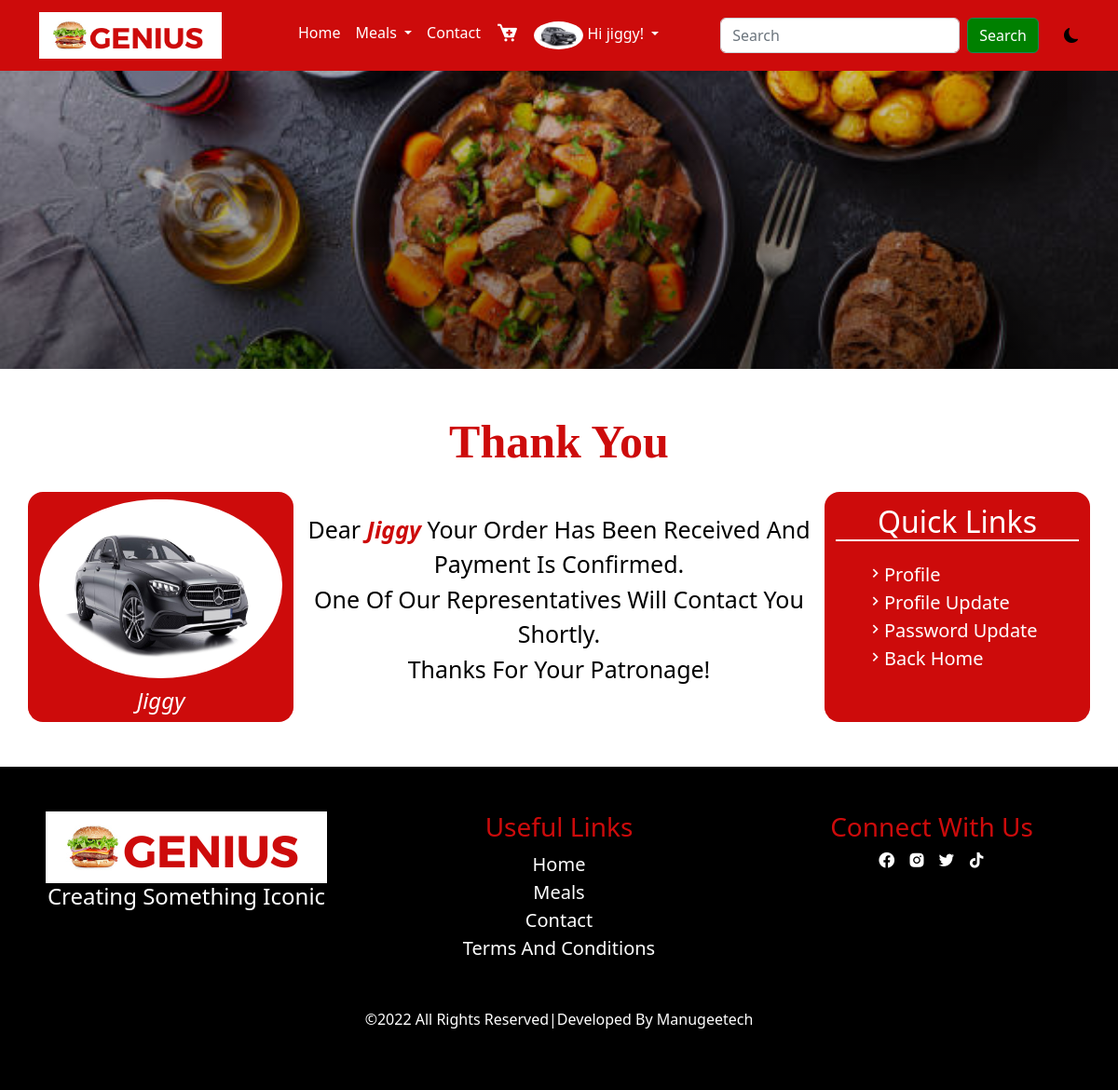
/callback (signed in), run on the app's committed database.
### main/models.py (models this page shows, shortened)
class AppInfo(models.Model):
    title = models.CharField(max_length=50)
    logo = models.ImageField(upload_to='logo')
    carousel1 = models.ImageField(upload_to='carousel')
    carousel2 = models.ImageField(upload_to='carousel')
    carousel3 = models.ImageField(upload_to='carousel')
    banner = models.ImageField(upload_to='banner')
    copyright = models.IntegerField()

class Customer(models.Model):
    user = models.OneToOneField(User, on_delete=models.CASCADE)
    first_name = models.CharField(max_length=50)
    last_name = models.CharField(max_length=50)
    email = models.EmailField(max_length=100)
    address = models.CharField(max_length=200)
    phone = models.CharField(max_length=50)
    pix = models.ImageField(upload_to='customer', default='customer/avatar.png', blank=True, null=True)

### main/views.py (the view)
# urls.py: path('callback', views.callback, name='callback'),
def callback(request):
    userprof = Customer.objects.get(user__username = request.user.username)
    cart = Cart.objects.filter(user__username = request.user.username, paid = False)
    for item in cart:
        item.paid = True
        item.save()
        food = Food.objects.get(pk=item.food.id)
    context = {
        'userprof':userprof,
        'cart':cart,
    }
    return render(request, 'callback.html', context)

### main/context_processor.py (called while the page is built)
def appdetail(request):
    info = AppInfo.objects.get(pk=1)
    meal = Category.objects.all()
    context = {
        'info':info,
        'meal':meal
    }
    return context

### main/templates/callback.html
{% extends 'base.html' %}
{% load humanize %}
{% block header %} {% include 'header.html' %} {% endblock header %}
{% block banner %} {% include 'banner.html' %} {% endblock banner %}
{% block content %}
<div class="container mt-5 mb-5">
    <h1 class="title text-center mb-4">thank you</h1>
    <div class="row">
      <div class="col-12 col-md-3 pavat">
        <img src="{{userprof.pix.url}}" alt="">
        <h4>{{userprof.user}}</h4>
      </div>
      <div class="col-12 col-md-6 call">
        <p>dear <span>{{userprof.user}}</span> your order has been received and payment is confirmed. <br>
        one of our representatives will contact you shortly. <br>thanks for your patronage! </p>
      </div>
      <div class="col-12 col-md-3 qlink">
        <h2>quick links</h2>
        <ul>
            <li><a href="{% url 'profile' %}"><i class='bx bx-chevron-right'></i>profile</a></li>
            <li><a href="{% url 'profile_update' %}"><i class='bx bx-chevron-right'></i>profile update</a></li>
            <li><a href="{% url 'password_update' %}"><i class='bx bx-chevron-right'></i>password update</a></li>
            <li><a href="{% url 'home' %}"><i class='bx bx-chevron-right'></i>back home</a></li>
        </ul>
      </div>
    </div>
   </div>
{% endblock content %}
{% block footer %} {% include 'footer.html' %} {% endblock footer %}

### main/templates/header.html (shortened to what this page needs)
{% load static %}
<nav class="navbar navbar-expand-lg sticky-top">
    <div class="container">
      <a class="navbar-brand" href="#"><img src="{{info.logo.url}}" alt="" style="height: 50px;"></a>
      <div class="collapse navbar-collapse" id="navbarSupportedContent">
        <ul class="navbar-nav mx-auto mb-2 mb-lg-0">
          {% if user.is_authenticated %}
          <li class="nav-item">
            <a class="nav-link" aria-current="page" href="{% url 'home' %}">Home</a>
          </li>
          <li class="nav-item dropdown">
            <a class="nav-link dropdown-toggle" href="#" role="button" data-bs-toggle="dropdown" aria-expanded="false">
              Meals
            </a>
          </li>
          <li class="nav-item">
            <a class="nav-link" href="#contact">Contact</a>
          </li>
          <li class="nav-item">
            <a class="nav-link" href="{% url 'cart' %}"><i class='bx bxs-cart-add'></i></a>
          </li>
          <li class="nav-item dropdown">
            <a class="nav-link dropdown-toggle" href="#" role="button" data-bs-toggle="dropdown" aria-expanded="false">
             {% if user.customer %}
             <img src="{{user.customer.pix.url}}" alt="">
             {% endif %}
             {% if request.user %}
              <span>Hi {{user.username}}!</span>
             {% endif %}
            </a>
          </li>
          {% endif %}
        </ul>
        <form action="{% url 'search' %}" method="POST" class="d-flex search" role="search">
          <input class="form-control me-2" name="search" type="search" placeholder="Search" aria-label="Search">
          <button class="btn btn-outline-success" type="submit">Search</button>
        </form>
        <div class="jonah">
          <i class="bi bi-moon-fill"></i>
        </div>
      </div>
    </div>
</nav>

### main/templates/footer.html
<div class="container-fluid footer pt-5 pb-5">
    <div class="row footer1">
      <div class="col-12 col-md-4">
        <img src="{{info.logo.url}}" alt="">
        <h4>creating something iconic</h4>
      </div>
      <div class="col-12 col-md-4">
        <h3>useful links</h3>
        <ul class="list-unstyled">
          <li><a href="">home</a></li>
          <li><a href="">meals</a></li>
          <li><a href="">contact</a></li>
          <li><a href="">terms and conditions</a></li>
        </ul>
      </div>
      <div class="col-12 col-md-4">
        <h3>connect with us</h3>
        <ul class="list-unstyled">
          <li class="list-inline-item"><i class='bx bxl-facebook-circle'></i></li>
          <li class="list-inline-item"><i class='bx bxl-instagram-alt'></i></li>
          <li class="list-inline-item"><i class='bx bxl-twitter'></i></li>
          <li class="list-inline-item"><i class='bx bxl-tiktok'></i></li>
        </ul>
      </div>
    </div>
    <hr>
    <div class="row footer2">
      <p class="text-center">&copy;2022 all rights reserved|developed by manugeetech</p>
    </div>
  </div>

### main/static/css/style.css (style rules this page uses)
* { padding: 0%; margin: 0%; box-sizing: border-box; }
:root { --bg: white; --icon: black; --text: black; --card: black; }
body { background: var(--bg) !important; color: var(--text) !important; }
.jonah { margin-left: 3%; cursor: pointer; }
.navbar { background-color: #cd0b0b; }
.navbar ul a { color: white; }
.search button { background-color: green; color: white; }
.nav-item i { font-size: 25px; }
.nav-item img { height: 30px; border-radius: 100%; }
.title { text-transform: capitalize; font-family: Cambria, Cochin, Georgia, Times, 'Times New Roman', serif; font-weight: 700; color: #cd0b0b; font-size: 50px; }
.footer { background: black; }
.footer1 { text-align: center; }
.footer1 h4 { color: white; text-transform: capitalize; }
.footer1 h3 { text-transform: capitalize; color: #cd0b0b; }
.footer1 ul a { text-decoration: none; text-transform: capitalize; color: white; font-size: 20px; }
.footer1 ul i { color: white; font-size: 20px; transition: 1s; cursor: pointer; }
.footer2 { color: white; text-transform: capitalize; }
.pavat { text-align: center; background-color: #cd0b0b; border-radius: 1rem; }
.pavat img { height: 200px; width: 100%; border-radius: 100%; padding-top: 3%; }
.pavat h4 { margin-top: 4%; text-transform: capitalize; color: white; font-style: italic; }
.qlink { background: #cd0b0b; border-radius: 1rem; }
.qlink h2 { text-transform: capitalize; color: white; text-align: center; border-bottom: 2px solid white; padding-top: 5%; }
.qlink ul { list-style: none; padding-top: 5%; }
.qlink ul a { text-decoration: none; color: white; font-size: 20px; text-transform: capitalize; }
.call p { font-size: 25px; text-align: center; padding-top: 4%; text-transform: capitalize; }
.call span { color: #cd0b0b; font-weight: 700; font-style: italic; }

### data on the page
AppInfo: logo (picture)
Customer: pix (picture), user "Jiggy"

### other printed values
{{ user.username }} "jiggy"
